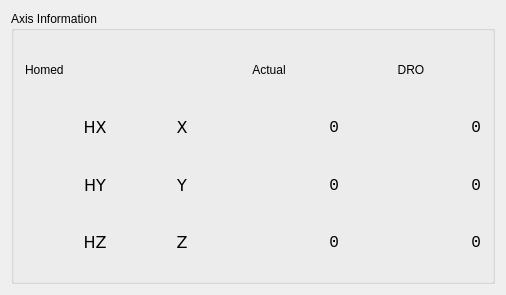
        <widget class="QWidget" name="tab_15">
         <attribute name="title">
          <string>DRO</string>
         </attribute>
         <layout class="QGridLayout" name="gridLayout_29">
          <item row="0" column="0">
           <widget class="QGroupBox" name="groupBox_17">
            <property name="minimumSize">
             <size>
              <width>480</width>
              <height>273</height>
             </size>
            </property>
            <property name="maximumSize">
             <size>
              <width>550</width>
              <height>273</height>
             </size>
            </property>
            <property name="title">
             <string>Axis Information</string>
            </property>
            <layout class="QGridLayout" name="gridLayout_27">
             <item row="0" column="0">
              <layout class="QVBoxLayout" name="verticalLayout_33">
               <item>
                <layout class="QGridLayout" name="gridLayout_26">
                 <property name="leftMargin">
                  <number>2</number>
                 </property>
                 <property name="topMargin">
                  <number>2</number>
                 </property>
                 <property name="rightMargin">
                  <number>2</number>
                 </property>
                 <property name="bottomMargin">
                  <number>2</number>
                 </property>
                 <property name="spacing">
                  <number>2</number>
                 </property>
                 <item row="2" column="0">
                  <widget class="QLabel" name="home_lb_1">
                   <property name="minimumSize">
                    <size>
                     <width>140</width>
                     <height>30</height>
                    </size>
                   </property>
                   <property name="font">
                    <font>
                     <family>DejaVu Sans</family>
                     <pointsize>12</pointsize>
                    </font>
                   </property>
                   <property name="frameShape">
                    <enum>QFrame::NoFrame</enum>
                   </property>
                   <property name="text">
                    <string>HY</string>
                   </property>
                   <property name="alignment">
                    <set>Qt::AlignCenter</set>
                   </property>
                  </widget>
                 </item>
                 <item row="0" column="2">
                  <widget class="QLabel" name="actual">
                   <property name="minimumSize">
                    <size>
                     <width>140</width>
                     <height>30</height>
                    </size>
                   </property>
                   <property name="text">
                    <string>Actual</string>
                   </property>
                   <property name="alignment">
                    <set>Qt::AlignCenter</set>
                   </property>
                  </widget>
                 </item>
                 <item row="2" column="1">
                  <widget class="QLabel" name="label_y">
                   <property name="minimumSize">
                    <size>
                     <width>30</width>
                     <height>30</height>
                    </size>
                   </property>
                   <property name="font">
                    <font>
                     <family>DejaVu Sans</family>
                     <pointsize>12</pointsize>
                    </font>
                   </property>
                   <property name="text">
                    <string>Y</string>
                   </property>
                   <property name="alignment">
                    <set>Qt::AlignCenter</set>
                   </property>
                  </widget>
                 </item>
                 <item row="1" column="0">
                  <widget class="QLabel" name="home_lb_0">
                   <property name="minimumSize">
                    <size>
                     <width>140</width>
                     <height>30</height>
                    </size>
                   </property>
                   <property name="font">
                    <font>
                     <family>DejaVu Sans</family>
                     <pointsize>12</pointsize>
                    </font>
                   </property>
                   <property name="frameShape">
                    <enum>QFrame::NoFrame</enum>
                   </property>
                   <property name="text">
                    <string>HX</string>
                   </property>
                   <property name="alignment">
                    <set>Qt::AlignCenter</set>
                   </property>
                  </widget>
                 </item>
                 <item row="0" column="3">
                  <widget class="QLabel" name="dro">
                   <property name="minimumSize">
                    <size>
                     <width>140</width>
                     <height>30</height>
                    </size>
                   </property>
                   <property name="text">
                    <string>DRO</string>
                   </property>
                   <property name="alignment">
                    <set>Qt::AlignCenter</set>
                   </property>
                  </widget>
                 </item>
                 <item row="2" column="3">
                  <widget class="QLabel" name="dro_lb_y">
                   <property name="minimumSize">
                    <size>
                     <width>140</width>
                     <height>30</height>
                    </size>
                   </property>
                   <property name="font">
                    <font>
                     <family>Monospace</family>
                     <pointsize>12</pointsize>
                    </font>
                   </property>
                   <property name="text">
                    <string>0</string>
                   </property>
                   <property name="alignment">
                    <set>Qt::AlignRight|Qt::AlignTrailing|Qt::AlignVCenter</set>
                   </property>
                  </widget>
                 </item>
                 <item row="2" column="2">
                  <widget class="QLabel" name="actual_lb_y">
                   <property name="minimumSize">
                    <size>
                     <width>140</width>
                     <height>30</height>
                    </size>
                   </property>
                   <property name="font">
                    <font>
                     <family>Monospace</family>
                     <pointsize>12</pointsize>
                    </font>
                   </property>
                   <property name="text">
                    <string>0</string>
                   </property>
                   <property name="alignment">
                    <set>Qt::AlignRight|Qt::AlignTrailing|Qt::AlignVCenter</set>
                   </property>
                  </widget>
                 </item>
                 <item row="0" column="0">
                  <widget class="QLabel" name="homed">
                   <property name="minimumSize">
                    <size>
                     <width>140</width>
                     <height>30</height>
                    </size>
                   </property>
                   <property name="text">
                    <string>Homed</string>
                   </property>
                  </widget>
                 </item>
                 <item row="1" column="3">
                  <widget class="QLabel" name="dro_lb_x">
                   <property name="minimumSize">
                    <size>
                     <width>140</width>
                     <height>30</height>
                    </size>
                   </property>
                   <property name="font">
                    <font>
                     <family>Monospace</family>
                     <pointsize>12</pointsize>
                    </font>
                   </property>
                   <property name="text">
                    <string>0</string>
                   </property>
                   <property name="alignment">
                    <set>Qt::AlignRight|Qt::AlignTrailing|Qt::AlignVCenter</set>
                   </property>
                  </widget>
                 </item>
                 <item row="1" column="1">
                  <widget class="QLabel" name="label_x">
                   <property name="minimumSize">
                    <size>
                     <width>30</width>
                     <height>30</height>
                    </size>
                   </property>
                   <property name="font">
                    <font>
                     <family>DejaVu Sans</family>
                     <pointsize>12</pointsize>
                    </font>
                   </property>
                   <property name="text">
                    <string>X</string>
                   </property>
                   <property name="alignment">
                    <set>Qt::AlignCenter</set>
                   </property>
                  </widget>
                 </item>
                 <item row="1" column="2">
                  <widget class="QLabel" name="actual_lb_x">
                   <property name="minimumSize">
                    <size>
                     <width>140</width>
                     <height>30</height>
                    </size>
                   </property>
                   <property name="font">
                    <font>
                     <family>Monospace</family>
                     <pointsize>12</pointsize>
                    </font>
                   </property>
                   <property name="text">
                    <string>0</string>
                   </property>
                   <property name="alignment">
                    <set>Qt::AlignRight|Qt::AlignTrailing|Qt::AlignVCenter</set>
                   </property>
                  </widget>
                 </item>
                 <item row="3" column="0">
                  <widget class="QLabel" name="home_lb_2">
                   <property name="minimumSize">
                    <size>
                     <width>140</width>
                     <height>30</height>
                    </size>
                   </property>
                   <property name="font">
                    <font>
                     <family>DejaVu Sans</family>
                     <pointsize>12</pointsize>
                    </font>
                   </property>
                   <property name="frameShape">
                    <enum>QFrame::NoFrame</enum>
                   </property>
                   <property name="text">
                    <string>HZ</string>
                   </property>
                   <property name="alignment">
                    <set>Qt::AlignCenter</set>
                   </property>
                  </widget>
                 </item>
                 <item row="3" column="1">
                  <widget class="QLabel" name="label_z">
                   <property name="minimumSize">
                    <size>
                     <width>30</width>
                     <height>30</height>
                    </size>
                   </property>
                   <property name="font">
                    <font>
                     <family>DejaVu Sans</family>
                     <pointsize>12</pointsize>
                    </font>
                   </property>
                   <property name="text">
                    <string>Z</string>
                   </property>
                   <property name="alignment">
                    <set>Qt::AlignCenter</set>
                   </property>
                  </widget>
                 </item>
                 <item row="3" column="2">
                  <widget class="QLabel" name="actual_lb_z">
                   <property name="minimumSize">
                    <size>
                     <width>140</width>
                     <height>30</height>
                    </size>
                   </property>
                   <property name="font">
                    <font>
                     <family>Monospace</family>
                     <pointsize>12</pointsize>
                    </font>
                   </property>
                   <property name="text">
                    <string>0</string>
                   </property>
                   <property name="alignment">
                    <set>Qt::AlignRight|Qt::AlignTrailing|Qt::AlignVCenter</set>
                   </property>
                  </widget>
                 </item>
                 <item row="3" column="3">
                  <widget class="QLabel" name="dro_lb_z">
                   <property name="minimumSize">
                    <size>
                     <width>140</width>
                     <height>30</height>
                    </size>
                   </property>
                   <property name="font">
                    <font>
                     <family>Monospace</family>
                     <pointsize>12</pointsize>
                    </font>
                   </property>
                   <property name="text">
                    <string>0</string>
                   </property>
                   <property name="alignment">
                    <set>Qt::AlignRight|Qt::AlignTrailing|Qt::AlignVCenter</set>
                   </property>
                  </widget>
                 </item>
                </layout>
               </item>
              </layout>
             </item>
            </layout>
           </widget>
          </item>
         </layout>
        </widget>
